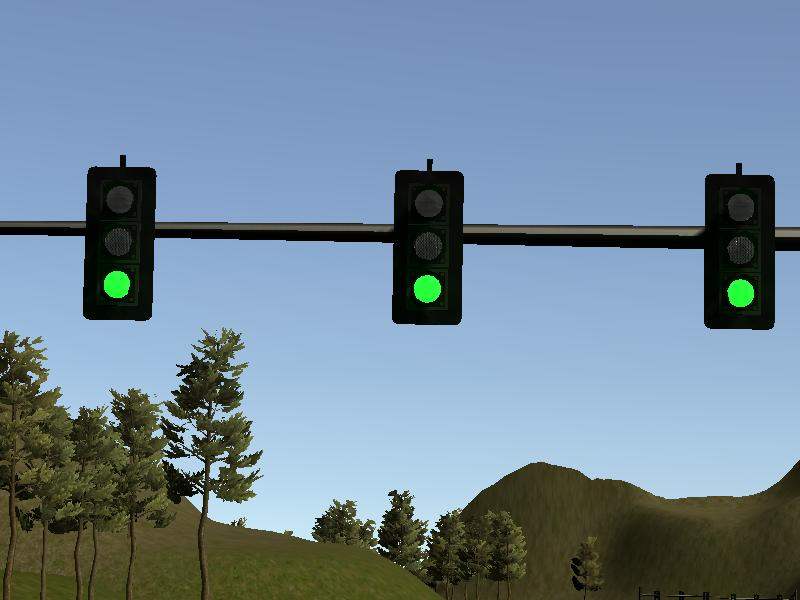
#> input picture ros/src/tl_detector/light_classification/Green_example.png, 800 x 600 px
$ python -i tl_classifier.py   (imports and definitions only)
#> lines starting #> are read from the running program, lines starting #| are printed output that depends on the picture; after the words box and inside, x2 and y2 are one past the last pixel; in counts of white or black regions, pixels touching at a corner belong together
#> further down, picture is the input picture: shape (600, 800, 3); mean B, G, R 150.3, 134, 112.8
#> in get_classification, `hsv_img = cv2.cvtColor(image,cv2.COLOR_BGR2HSV)`: hsv_img: shape (600, 800, 3); mean H, S, V 84.4, 99.9, 158.7
import cv2
import numpy as np
from styx_msgs.msg import TrafficLight

class TLClassifier(object):
    def __init__(self):
        #TODO load classifier
        pass


    def hsv_select(self,img,Min,Max):

            # 1) Convert to HLS color space
            #hls = cv2.cvtColor(img, cv2.COLOR_BGR2HSV)
            H = img[:,:,0]
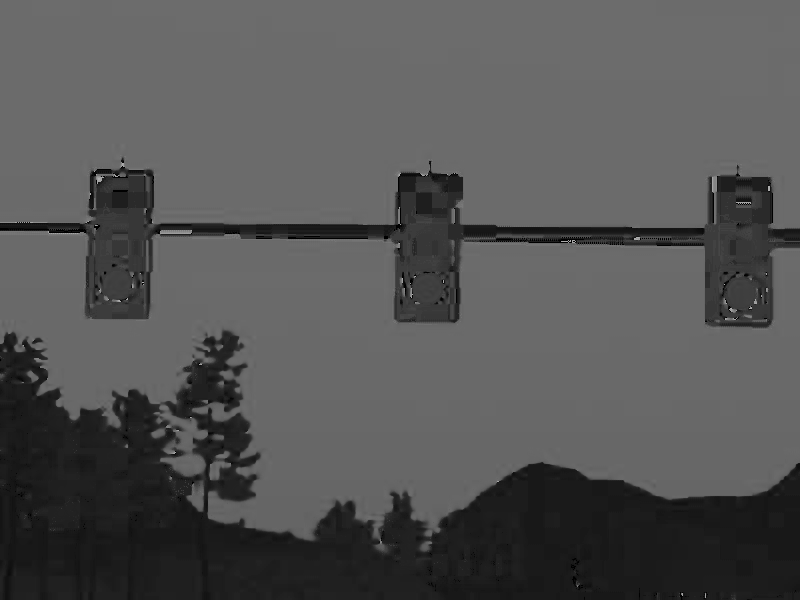
#> H: shape (600, 800); min 0, max 177, mean 84.4
            S = img[:,:,1]
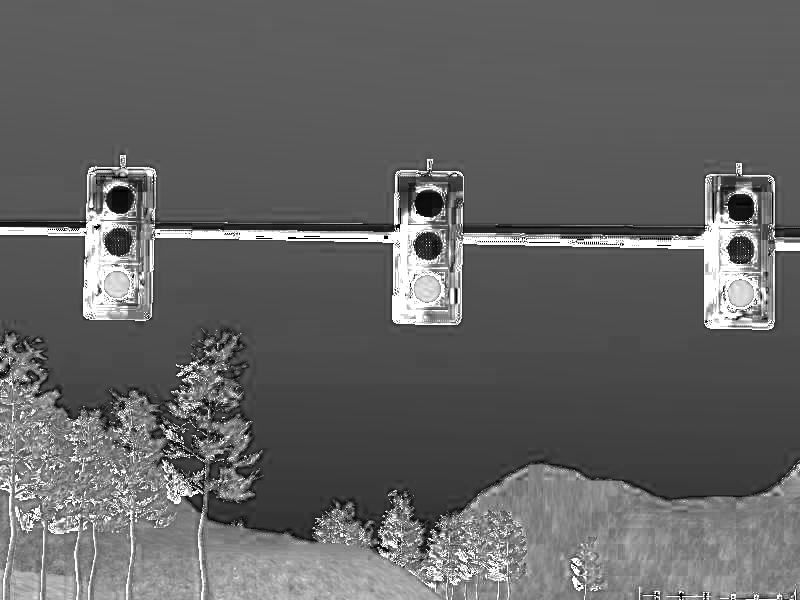
#> S: shape (600, 800); min 0, max 255, mean 99.9
            V = img[:,:,2]
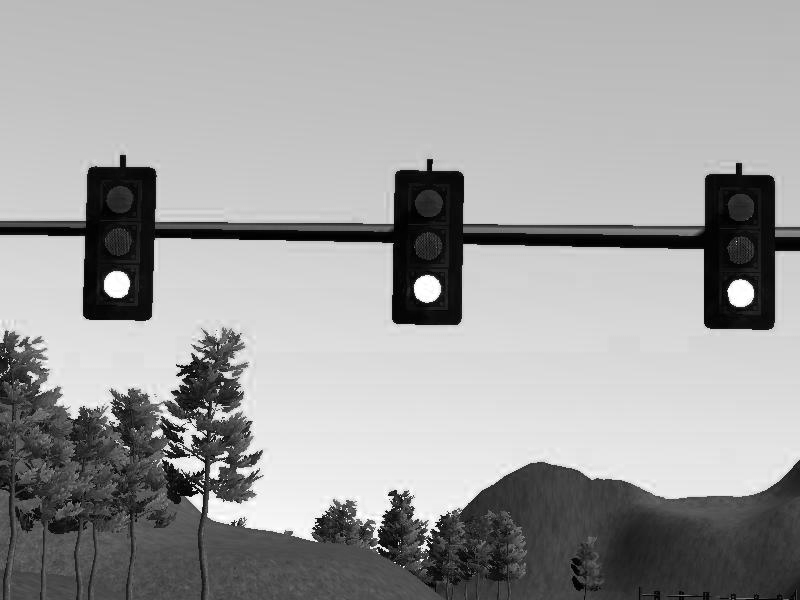
#> V: shape (600, 800); min 0, max 255, mean 158.7

            binary_output = np.zeros_like(S)
            binary_output[(H > Min[0]) & (H <= Max[0]) & (S > Min[1]) & (S <= Max[1]) & (V > Min[2]) & (V <= Max[2])] = 255

            #print('There is an error in the channel value')
            # 3) Return a binary image of threshold result
            #binary_output = np.copy(img) # placeholder line
            return binary_output


    def get_classification(self, image):
        """Determines the color of the traffic light in the image
        Args:
            image (cv::Mat): image containing the traffic light
        Returns:
            int: ID of traffic light color (specified in styx_msgs/TrafficLight)
        """
        #TODO implement light color prediction


        hsv_img = cv2.cvtColor(image,cv2.COLOR_BGR2HSV)
        #red
        RED_MIN = np.array([0, 120, 120],np.uint8)
        RED_MAX = np.array([10, 255, 255],np.uint8)
        #frame_threshed = cv2.inRange(hsv_img, RED_MIN, RED_MAX)
        frame_threshed = self.hsv_select(hsv_img,RED_MIN, RED_MAX)
#> frame_threshed: shape (600, 800); every value is 0
        r = cv2.countNonZero(frame_threshed)
#> r = 0
        if r > 50:
            return TrafficLight.RED

        YELLOW_MIN = np.array([40.0/360*255, 120, 120],np.uint8)
        YELLOW_MAX = np.array([66.0/360*255, 255, 255],np.uint8)
        #frame_threshed = cv2.inRange(hsv_img, YELLOW_MIN, YELLOW_MAX)
        frame_threshed = self.hsv_select(hsv_img, YELLOW_MIN, YELLOW_MAX)
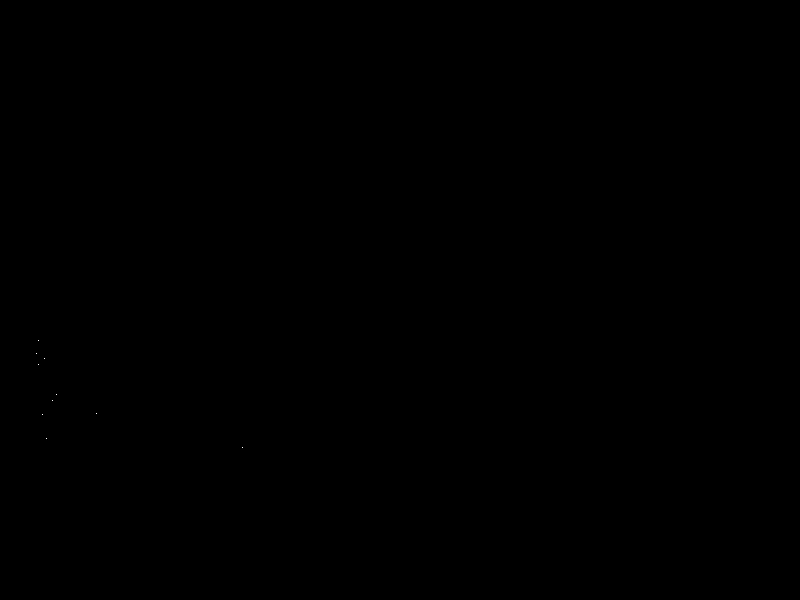
#> frame_threshed: shape (600, 800); 0% white in thin lines or dots, all inside (x1, y1, x2, y2) = (36, 340, 243, 448)
        y = cv2.countNonZero(frame_threshed)
#> y = 10
        if y > 50:
            return TrafficLight.YELLOW

        GREEN_MIN = np.array([90.0/360*255, 120, 120],np.uint8)
        GREEN_MAX = np.array([140.0/360*255, 255, 255],np.uint8)
        #frame_threshed = cv2.inRange(hsv_img, GREEN_MIN, GREEN_MAX)
        frame_threshed = self.hsv_select(hsv_img, GREEN_MIN, GREEN_MAX)
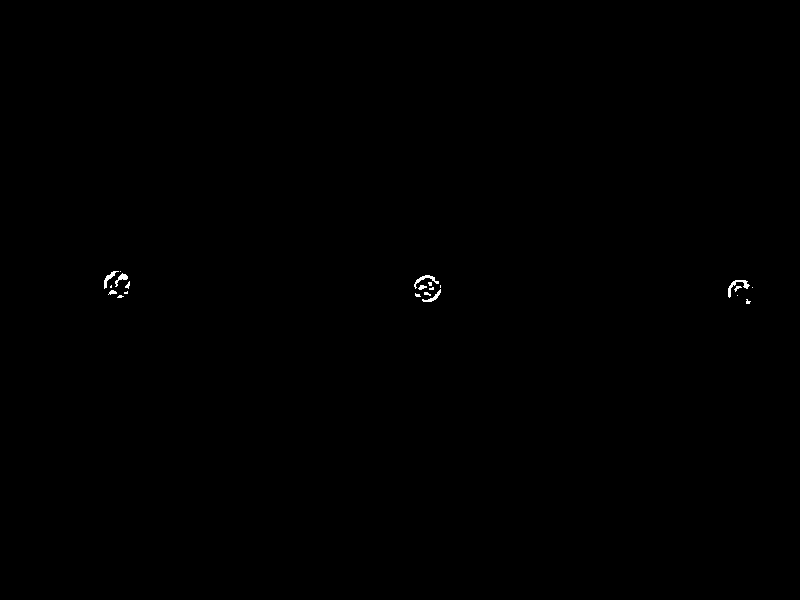
#> frame_threshed: shape (600, 800); 0.13% white; 21 white regions (12 under 20 px), largest, box (x1, y1, x2, y2) and area: (728, 280, 750, 298) 109, (414, 275, 439, 289) 91, (104, 271, 119, 289) 77
        g = cv2.countNonZero(frame_threshed)
#> g = 620
        if g > 50:
            return TrafficLight.GREEN

        # import ipdb; ipdb.set_trace()

        return TrafficLight.UNKNOWN

>>> import cv2
>>> picture = cv2.imread('Green_example.png')
>>> result = TLClassifier().get_classification(picture)

$ run again, on ros/src/tl_detector/light_classification/Red_example.png
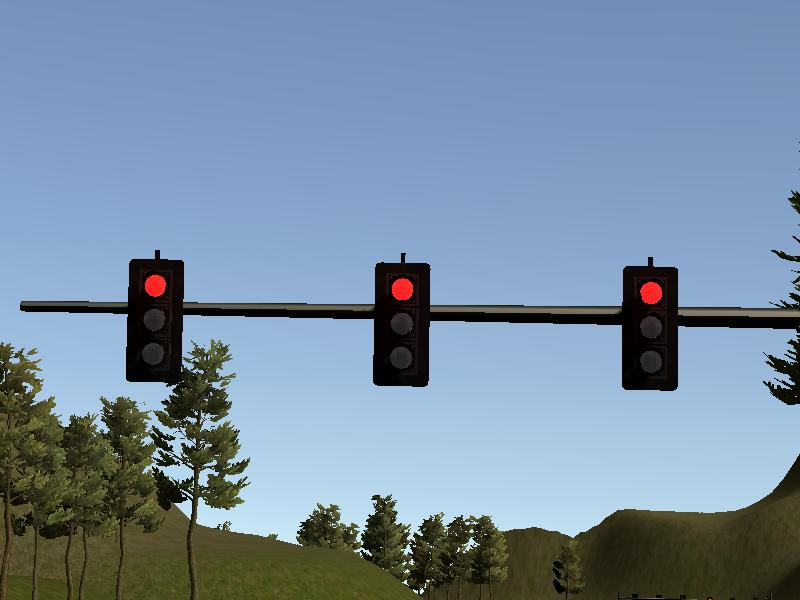
#> input picture ros/src/tl_detector/light_classification/Red_example.png, 800 x 600 px
#> picture is the input picture: shape (600, 800, 3); mean B, G, R 160.4, 140.3, 119.1
#> hsv_img: shape (600, 800, 3); mean H, S, V 87.7, 96.4, 167.4
#> in hsv_select, `S = img[:,:,1]`:
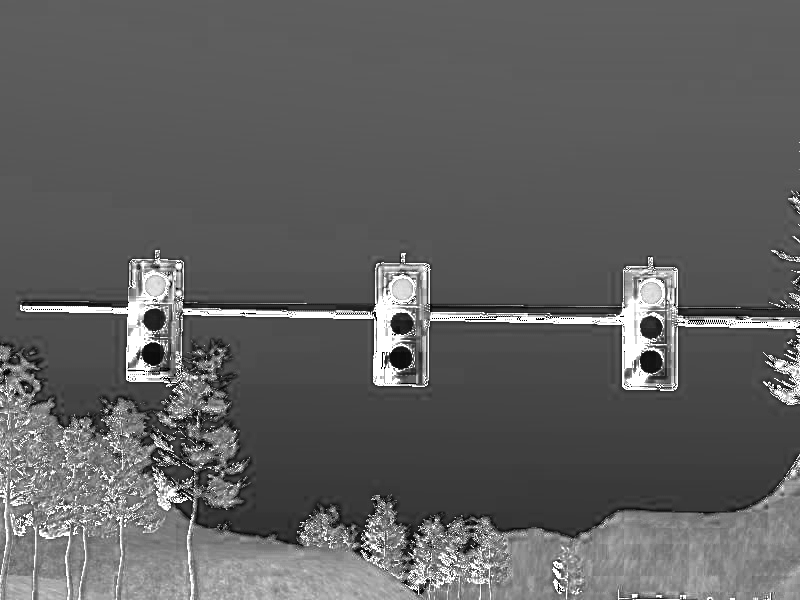
#> S: shape (600, 800); min 0, max 255, mean 96.4
#> in hsv_select, `V = img[:,:,2]`:
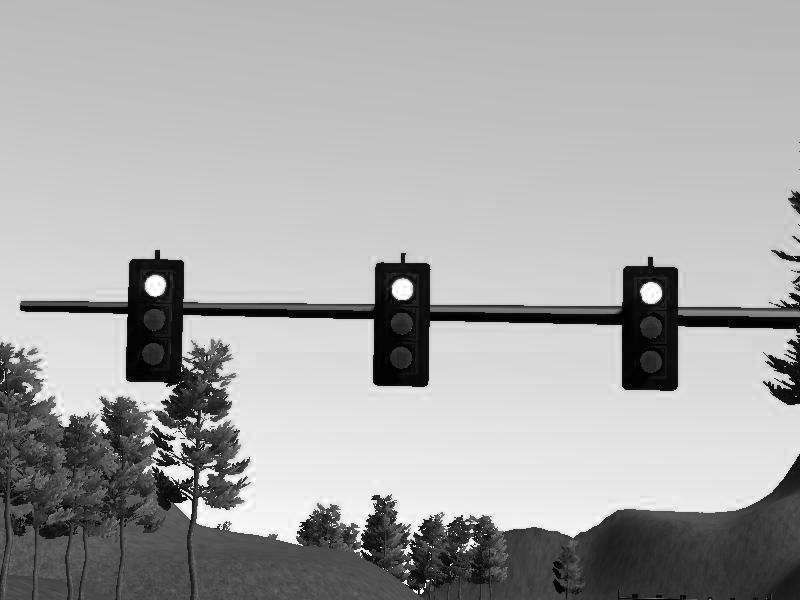
#> V: shape (600, 800); min 0, max 255, mean 167.4
#> frame_threshed: shape (600, 800); 0.07% white in thin lines or dots, all inside (x1, y1, x2, y2) = (145, 275, 662, 304)
#> r = 348
